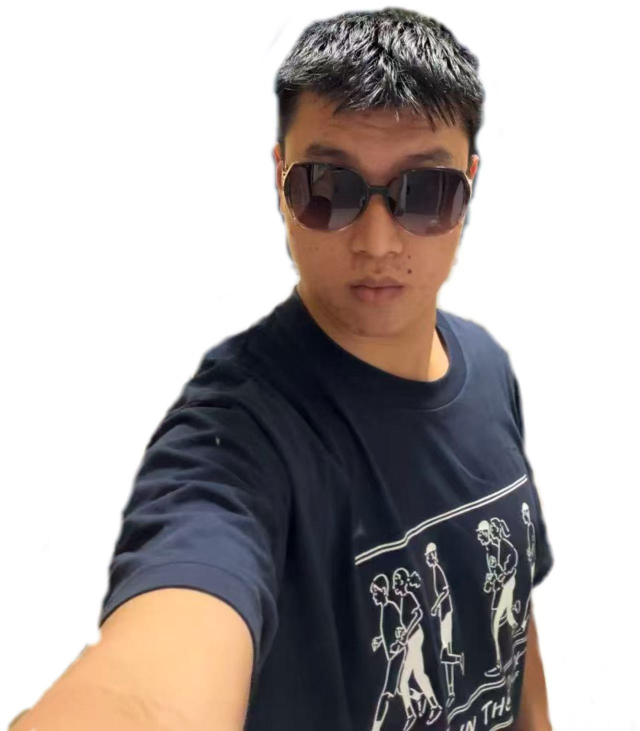
#> input picture assets/_face/white/lb-w.jpg, 1280 x 1462 px (shown at 1/2 size)
$ python cutout-white.py
#> lines starting #> are read from the running program, lines starting #| are printed output that depends on the picture; after the words box and inside, x2 and y2 are one past the last pixel; in counts of white or black regions, pixels touching at a corner belong together
# -*- coding: utf-8 -*-
"""用「白底已抠图」的照片生成透明立绘

原理：这些图已经是白底，所以按「离白色多远」算 alpha，
但只把**与画面四边连通的白色**当背景（否则白领子、白纸会被打穿）。
再做一次去白边（un-premultiply），避免边缘发白。

用法：python tools/cutout-white.py
输出：assets/char/{lb,zq,cq}.png
"""
import os
import numpy as np
from PIL import Image, ImageFilter

ROOT = os.path.dirname(os.path.dirname(os.path.abspath(__file__)))
SRC = os.path.join(ROOT, "assets", "_face", "white")
OUT = os.path.join(ROOT, "assets", "char")
os.makedirs(OUT, exist_ok=True)

PICKS = {
    # key: (文件, 相对内容的取景框 x0,y0,x1,y1)
    "lb": ("lb-w.jpg", (0.00, 0.00, 1.00, 1.00)),
    "zq": ("zq-w.jpg", (0.00, 0.00, 1.00, 1.00)),
    "cq": ("cq-w.jpg", (0.04, 0.00, 0.96, 0.86)),
    # 高分结局用的另一张
    "lb-alt": ("lb-alt-w.jpg", (0.00, 0.00, 1.00, 1.00)),
    "cq-alt": ("cq-alt-w.jpg", (0.00, 0.00, 1.00, 1.00)),
}

TARGET_H = 820


def flood_from_border(candidate):
    h, w = candidate.shape
    bg = np.zeros((h, w), bool)
    bg[0, :] = candidate[0, :]
    bg[-1, :] = candidate[-1, :]
    bg[:, 0] = candidate[:, 0]
    bg[:, -1] = candidate[:, -1]
    for _ in range(3000):
        g = bg.copy()
        g[1:, :] |= bg[:-1, :]
        g[:-1, :] |= bg[1:, :]
        g[:, 1:] |= bg[:, :-1]
        g[:, :-1] |= bg[:, 1:]
        g &= candidate
        if (g == bg).all():
            break
        bg = g
    return bg


for key, (fname, frame) in PICKS.items():
    p = os.path.join(SRC, fname)
    if not os.path.exists(p):
        print(f"  ! 缺 {fname}")
        continue

    im = Image.open(p).convert("RGB")
#> im is the input picture: PIL image 1280x1462 RGB; mean R, G, B 177, 171, 169.8
    W = 720
    im = im.resize((W, int(im.height * W / im.width)), Image.LANCZOS)
#> im: PIL image 720x822 RGB
    a = np.asarray(im).astype(np.float32)
    h, w = a.shape[:2]
#> h = 822; w = 720

    # 离白色多远
    d = 255.0 - a.min(axis=2)
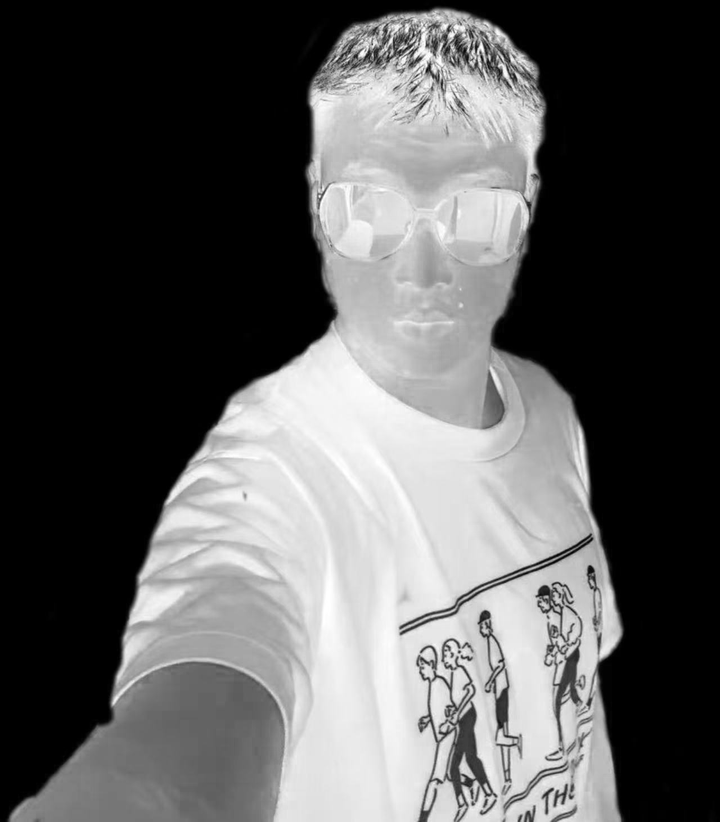
#> d: shape (822, 720) float32; min 0, max 255, mean 89.8
    cand = d < 26                      # 接近纯白的像素
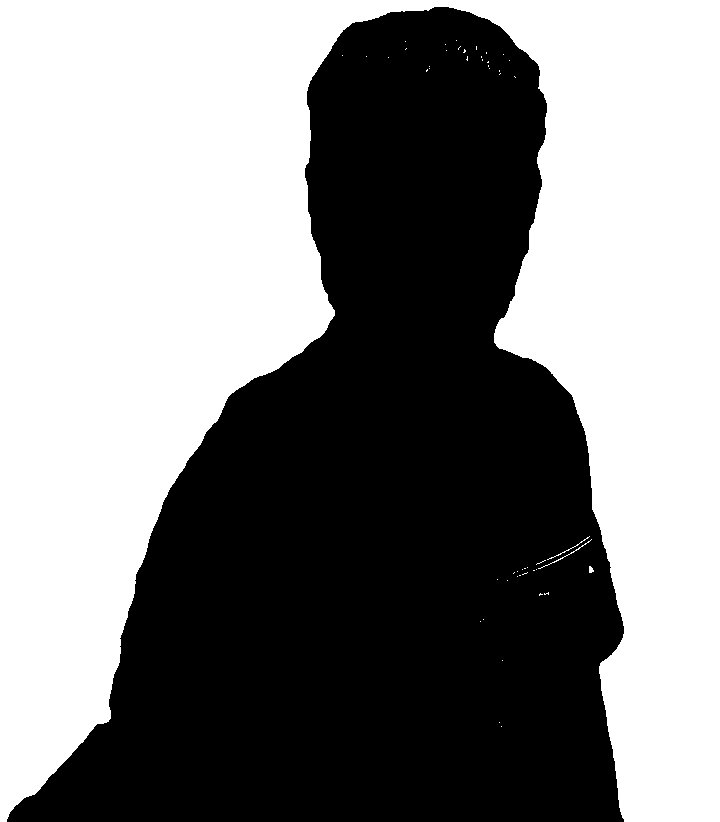
#> cand: shape (822, 720) bool; 51.8% white; 1 black region, box (x1, y1, x2, y2) and area: (7, 7, 624, 822) 284994
    bg = flood_from_border(cand)
#> in flood_from_border, `bg[0, :] = candidate[0, :]`: bg: shape (822, 720) bool; 0.12% white in thin lines or dots, all inside (x1, y1, x2, y2) = (0, 0, 720, 1)
#> in flood_from_border, `bg[-1, :] = candidate[-1, :]`: bg: shape (822, 720) bool; 0.14% white in thin lines or dots
#> in flood_from_border, `bg[:, -1] = candidate[:, -1]`:
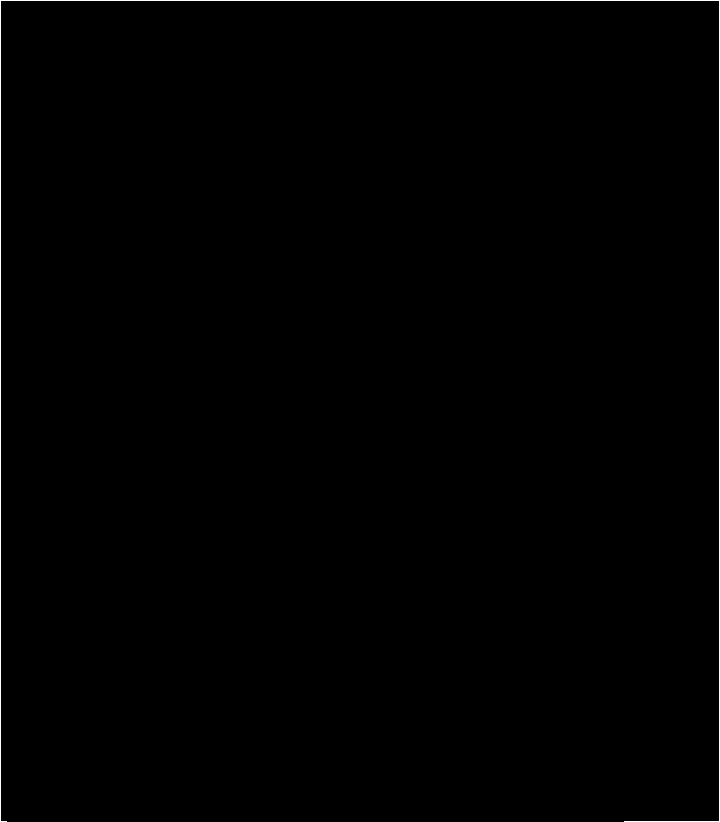
#> bg: shape (822, 720) bool; 0.42% white in thin lines or dots
#> the loop in flood_from_border, `for _ in range(3000):` made 335 passes
#> pass 1, in flood_from_border, `g &= candidate`:
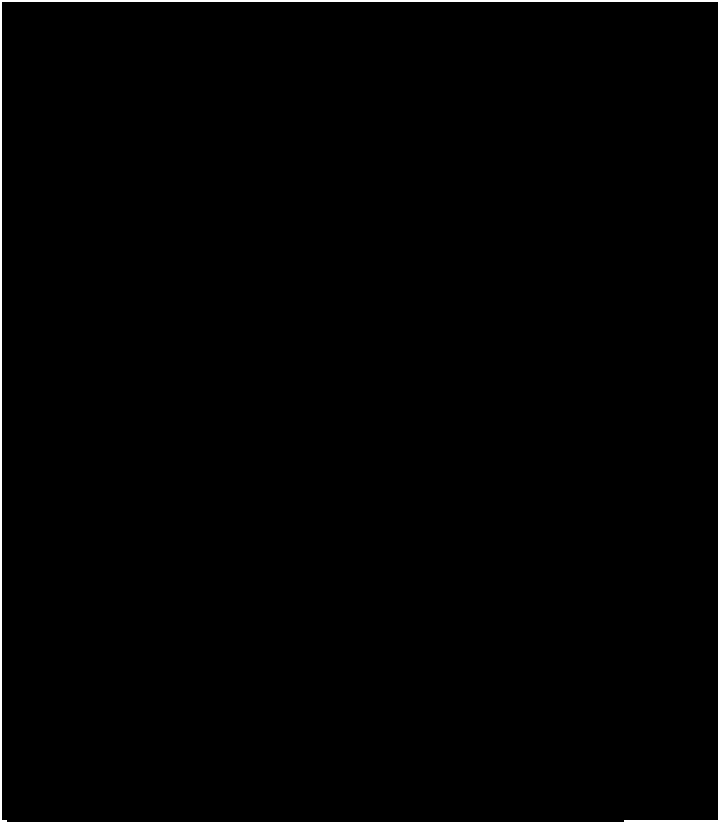
#> g: shape (822, 720) bool; 0.83% white; 1 white region, box (x1, y1, x2, y2) and area: (0, 0, 720, 822) 4918
#> after the loop in flood_from_border, `for _ in range(3000):`: g: shape (822, 720) bool; 51.8% white; 1 black region, box (x1, y1, x2, y2) and area: (7, 7, 624, 822) 285245
    # 与边界连通的白色 -> 透明；其余保留（白领子/白纸）
    alpha = np.where(bg, 0.0, 1.0)

    # 边缘柔和：只在 alpha 边界附近做 1.5px 过渡
    a_img = Image.fromarray((alpha * 255).astype(np.uint8))
    edge = a_img.filter(ImageFilter.GaussianBlur(1.6))
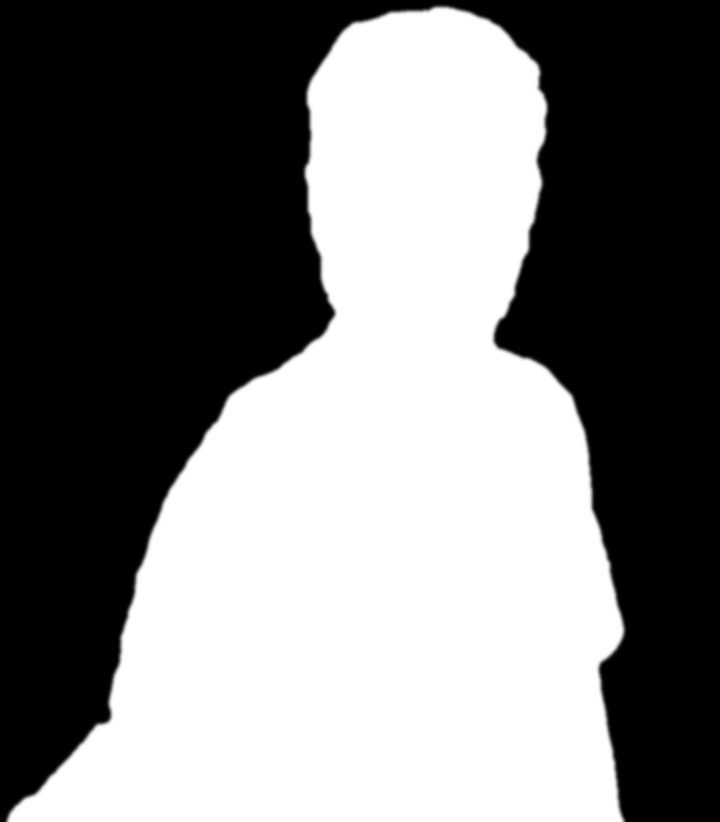
#> edge: PIL image 720x822 L; min 0, max 255, mean 122.9
    a_img = Image.fromarray(np.minimum(np.asarray(a_img, np.float32), np.asarray(edge, np.float32)).astype(np.uint8))
    alpha = np.asarray(a_img).astype(np.float32) / 255.0

    # 去白边：把半透明像素里混进去的白色压掉
    a2 = np.clip(alpha, 0.05, 1.0)[..., None]
    rgb = (a - 255.0 * (1.0 - a2)) / a2
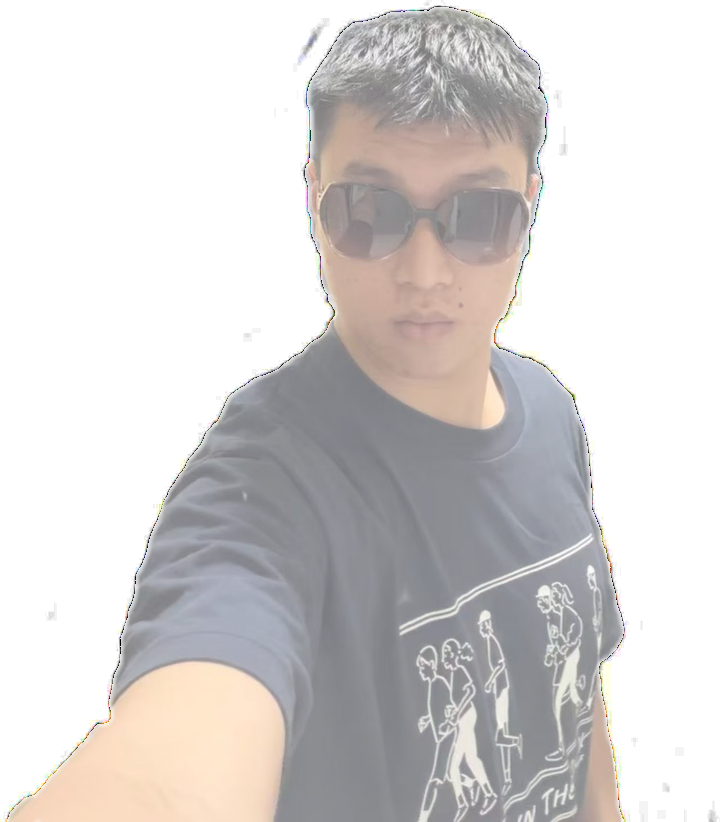
#> rgb: shape (822, 720, 3) float32; mean R, G, B 176, 169.8, 168.4; drawn with min black and max white
    rgb = np.clip(rgb, 0, 255).astype(np.uint8)

    out = Image.fromarray(rgb).convert("RGBA")
    out.putalpha(Image.fromarray((alpha * 255).astype(np.uint8)))

    # 裁到内容
    ys, xs = np.where(alpha > 0.55)   # 用高阈值定裁切框，避免边缘残雾撑大画面
    if len(ys) < 100:
        print(f"  ! {key} 内容太少")
        continue
    box = (max(0, xs.min() - 2), max(0, ys.min() - 2), min(w, xs.max() + 3), min(h, ys.max() + 3))
#> box = (5, 5, 626, 822)
    out = out.crop(box)
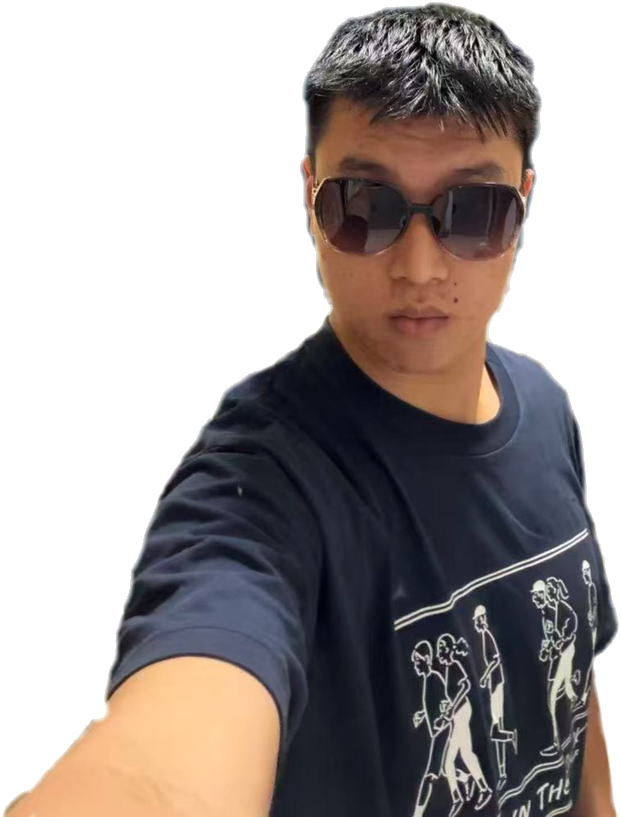
#> out: PIL image 621x817 RGBA; mean R, G, B, A 162.5, 155.4, 153.8, 142.7; transparent parts drawn white

    w0, h0 = out.size
#> w0 = 621; h0 = 817
    fx0, fy0, fx1, fy1 = frame
    out = out.crop((int(w0 * fx0), int(h0 * fy0), int(w0 * fx1), int(h0 * fy1)))

    s = TARGET_H / out.height
#> s = 1
    out = out.resize((max(1, int(out.width * s)), TARGET_H), Image.LANCZOS)
#> out: PIL image 623x820 RGBA
    out.save(os.path.join(OUT, key + ".png"), "PNG", optimize=True)
    print(f"  {key}.png  {out.width}x{out.height}  {os.path.getsize(os.path.join(OUT, key + '.png'))//1024} KB")
#|   lb.png  623x820  384 KB
#> pass 2 of the loop `for key, (fname, frame) in PICKS.items():`:
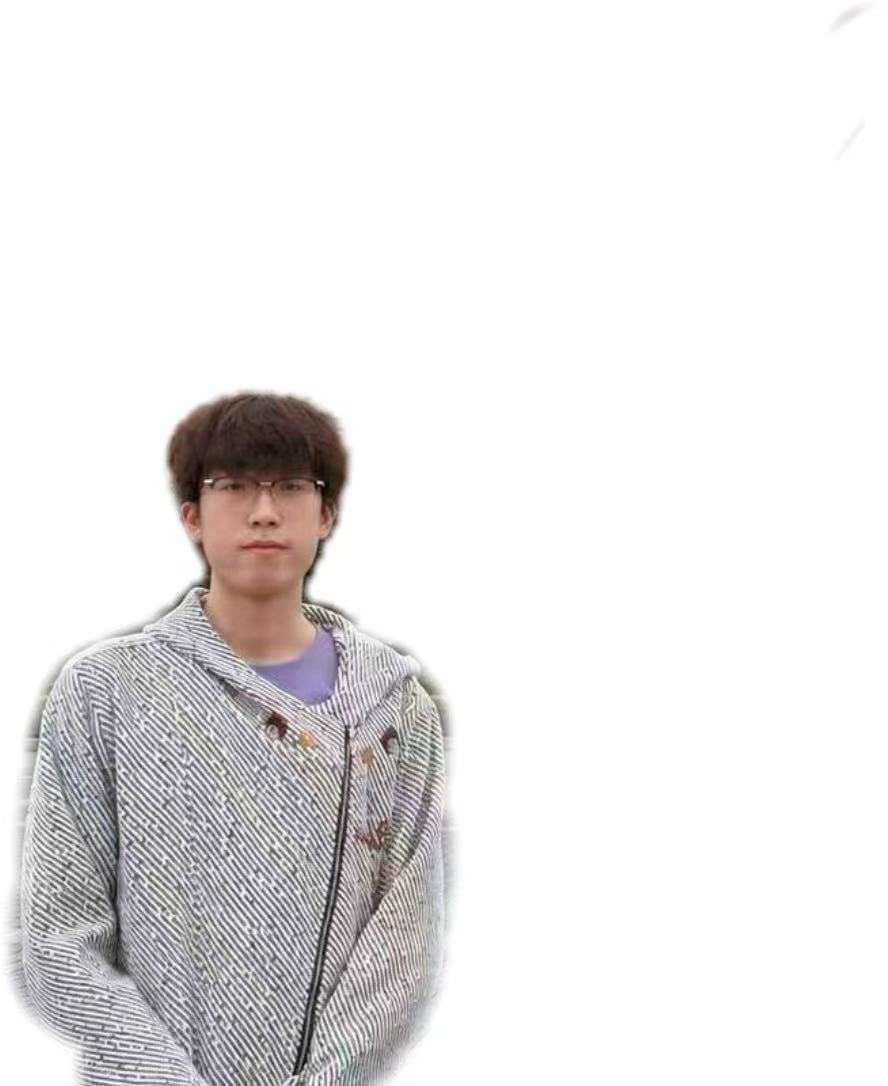
#> input picture assets/_face/white/zq-w.jpg, 888 x 1086 px
#> im is the input picture: PIL image 888x1086 RGB; mean R, G, B 233.8, 232.2, 232.4
#> im: PIL image 720x880 RGB
#> a: shape (880, 720, 3) float32
#> d: shape (880, 720) float32
#> `cand = d < 26`:
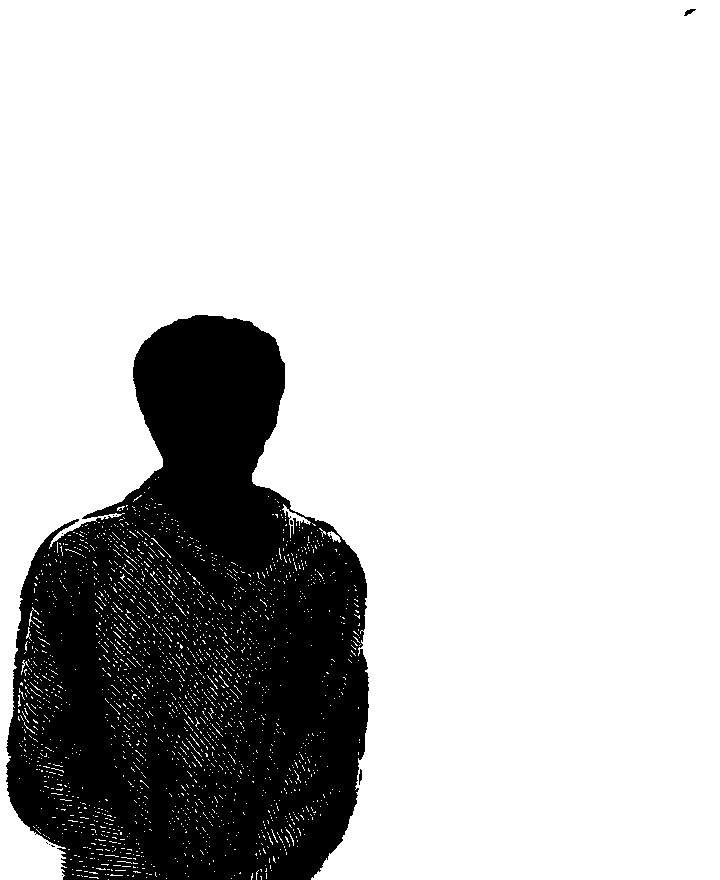
#> cand: shape (880, 720) bool; 77.9% white; 13 black regions (10 under 20 px), largest, box (x1, y1, x2, y2) and area: (6, 315, 369, 880) 139907, (684, 9, 696, 16) 40, (359, 769, 362, 785) 33
#> edge: PIL image 720x880 L
#> a2: shape (880, 720, 1) float32
#> `rgb = np.clip(rgb, 0, 255).astype(np.uint8)`:
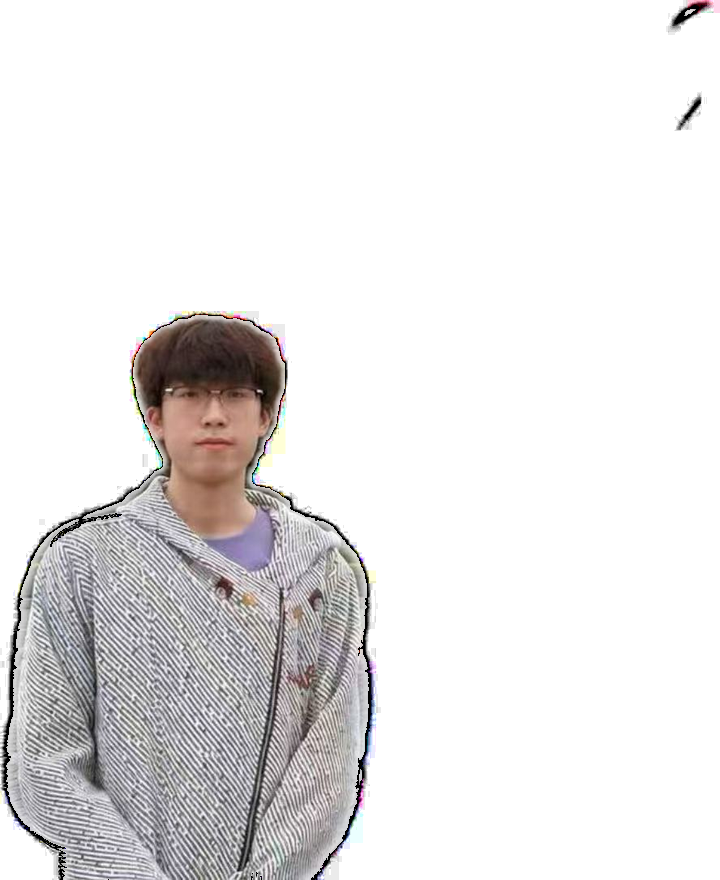
#> rgb: shape (880, 720, 3); mean R, G, B 231.6, 230, 230.2
#> box = (5, 8, 695, 880)
#|   zq.png  648x820  317 KB

# 预览
keys = [k for k in PICKS if os.path.exists(os.path.join(OUT, k + ".png"))]
imgs = [Image.open(os.path.join(OUT, k + ".png")) for k in keys]
Hh = 560
tiles = [im.resize((int(im.width * Hh / im.height), Hh), Image.LANCZOS) for im in imgs]
Wd = sum(t.width for t in tiles) + 20 * (len(tiles) + 1)
sheet = Image.new("RGB", (Wd, Hh + 40), (240, 240, 240))
d = ImageDraw = __import__("PIL.ImageDraw", fromlist=["ImageDraw"]).Draw(sheet)
for y in range(0, Hh, 20):
    for x in range(0, Wd, 20):
        if (x // 20 + y // 20) % 2 == 0:
            d.rectangle((x, y, x + 19, y + 19), fill=(205, 205, 210))
x = 20
for t, k in zip(tiles, keys):
    sheet.paste(t, (x, 0), t)
    d.text((x + 4, Hh + 10), k, fill=(20, 20, 20))
    x += t.width + 20
sheet.save(os.path.join(SRC, "_preview.png"))
print("预览：assets/_face/white/_preview.png")
